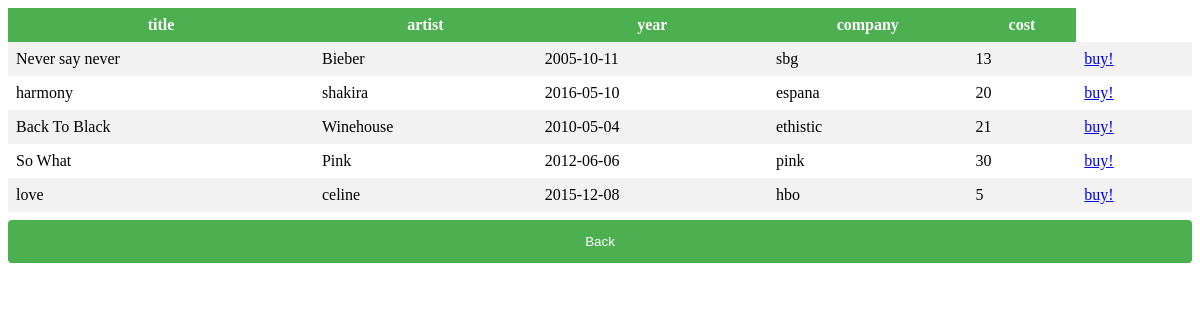
Screenshot of /pop1.php with the database file from the repository.
### tables this page shows
CREATE TABLE `pop` (
  `title` text NOT NULL,
  `artist` text NOT NULL,
  `year` date NOT NULL,
  `company` text NOT NULL,
  `cost` varchar(11) NOT NULL,
  `category` text NOT NULL
);

### pop1.php (the view, shortened to what this page needs)
<html>
    <head>
            </head>
<body>
<?php
 $con = mysqli_connect("localhost", "root", "", "cd");
 $sql = "SELECT title,artist,year,company,cost FROM pop";
$result = mysqli_query($con, $sql);
?>
    <table cellpadding="2" cellspacing="2" border="0">
        <tr>
            <th>title</th>
            <th>artist</th>
            <th>year</th>
            <th>company</th>
            <th>cost</th>
       </tr>
    <?php if (mysqli_num_rows($result) > 0) {
    while($row = mysqli_fetch_assoc($result)) { ?>
        <tr>
            <td><?php echo $row["title"]; ?></td>
            <td><?php echo $row["artist"]; ?></td>
            <td><?php echo $row["year"]; ?></td>
            <td><?php echo $row["company"]; ?></td>
            <td><?php echo $row["cost"]; ?></td>
            <td><a href='basket.php?artist=<?php echo $row["artist"]; ?>'>buy!</a></td>
            </tr>
        <?php }
        }
     ?>
        </table>
 <form action="central.html" method="POST">
 <input value="Back" type="submit">
 </form>
</body>
</html>

### pop1.php (style rules this page uses)
input[type=submit] { width:100%; background-color:4CAF50; color:white; padding:14px 20px; margin:8px 0px; border:none; border-radius:4px; cursor:pointer; }
table { border-collapse:collapse; width:100% }
th,td { textalign:left; padding:8px; }
tr:nth-child(even) { background-color:#f2f2f2 }
th { background-color:#4CAF50; color:white; }

### rows the page displays
pop: title "Never say never", artist "Bieber", year "2005-10-11", company "sbg", cost "13"
pop: title "harmony", artist "shakira", year "2016-05-10", company "espana", cost "20"
pop: title "Back To Black", artist "Winehouse", year "2010-05-04", company "ethistic", cost "21"
pop: title "So What", artist "Pink", year "2012-06-06", company "pink", cost "30"
pop: title "love", artist "celine", year "2015-12-08", company "hbo", cost "5"
